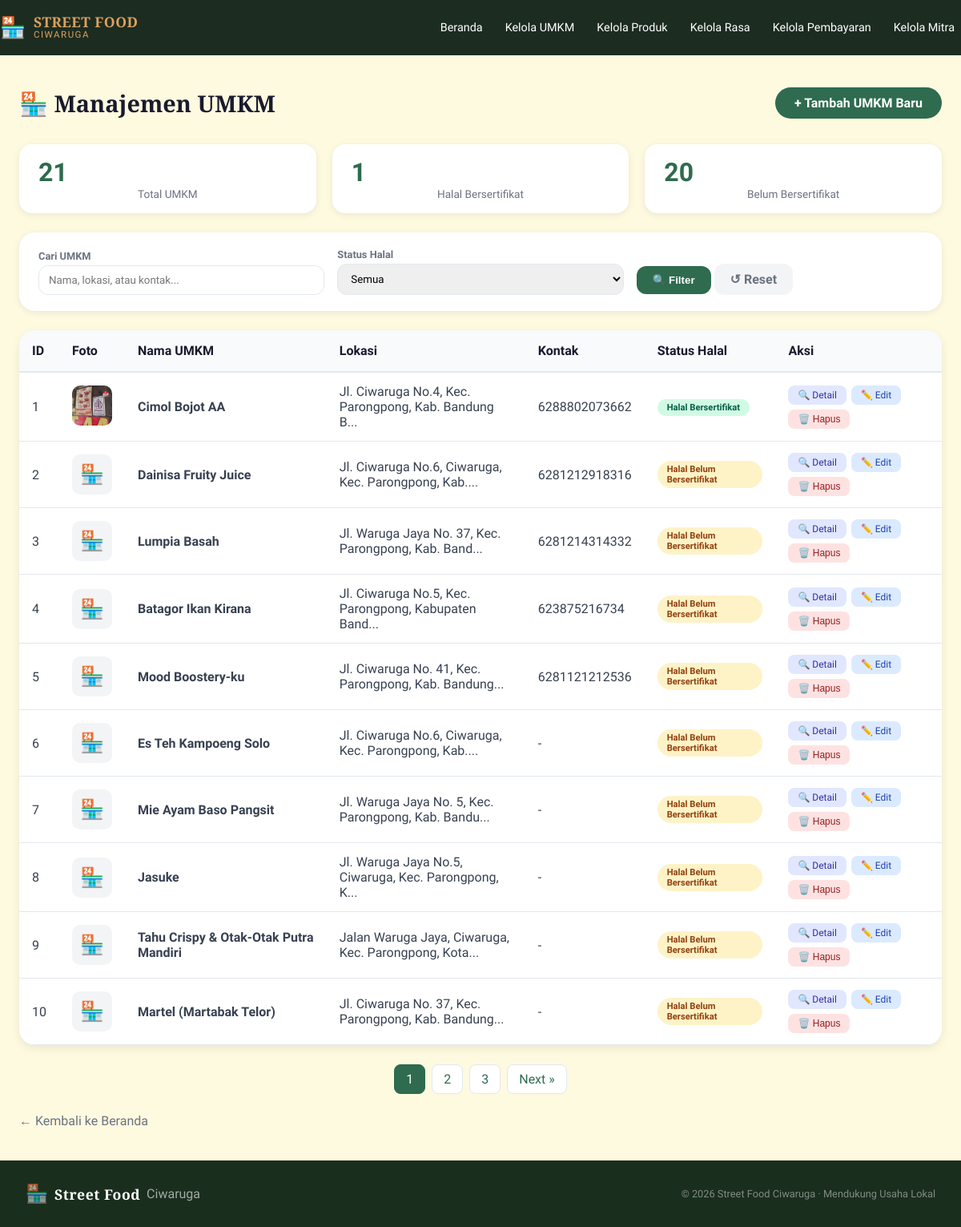
/umkm.php, run on an earlier commit of the app's database.
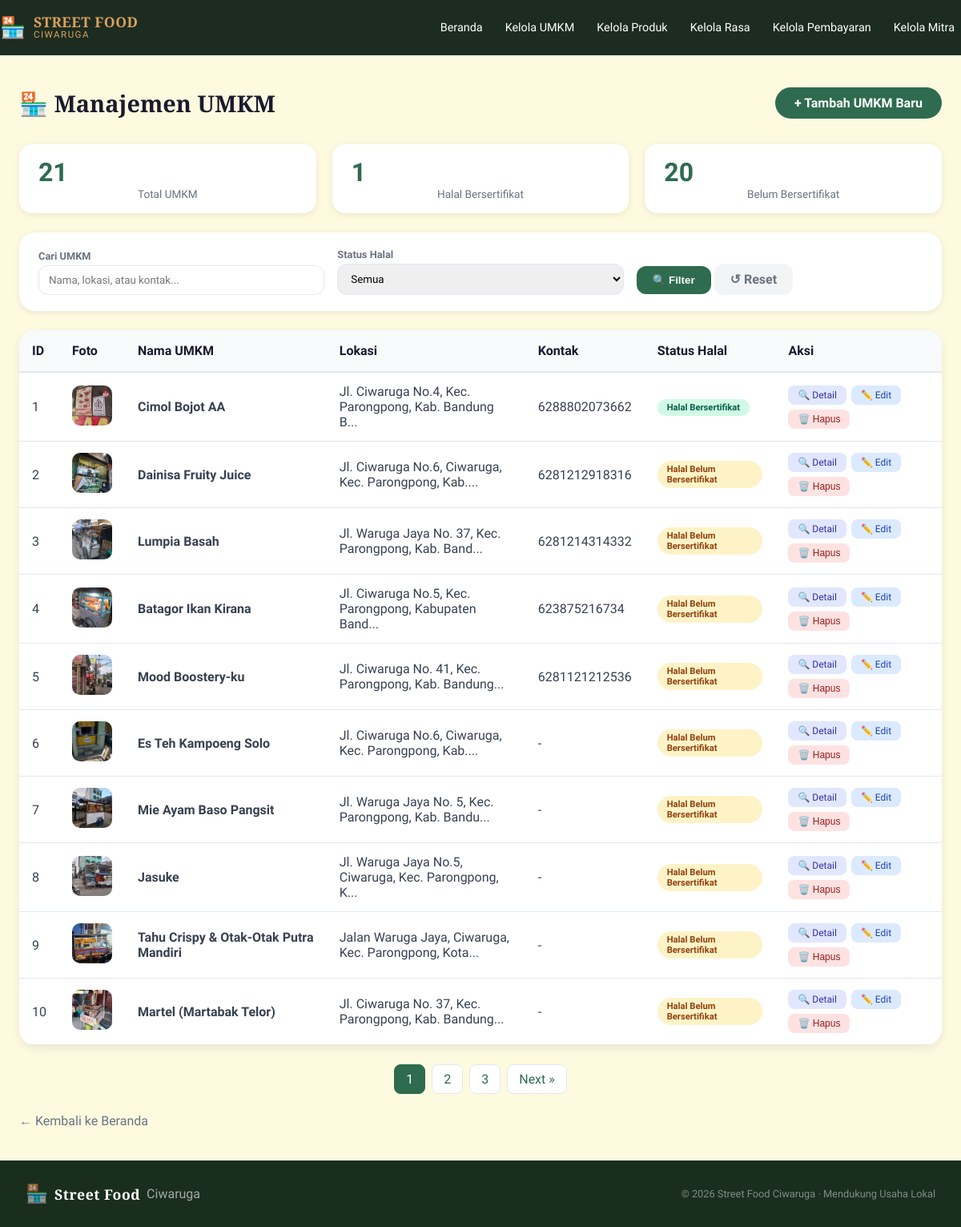
And on a later commit of the database.
### tables this page shows
CREATE TABLE `umkm` (
  `id_umkm` int(11) NOT NULL,
  `nama_umkm` varchar(100) NOT NULL,
  `lokasi` text NOT NULL,
  `foto` varchar(255) DEFAULT NULL,
  `nomor_kontak` varchar(20) DEFAULT NULL,
  `status_halal` enum('Halal Bersertifikat','Halal Belum Bersertifikat','Non-Halal') NOT NULL,
  `no_sertifikat` varchar(100) DEFAULT NULL,
  `lembaga_penerbit` varchar(100) DEFAULT NULL,
  `tanggal_terbit` date DEFAULT NULL
);

### umkm.php (the view, shortened to what the changed rows need)
<?php
require_once 'koneksi.php';
$limit = 10;
$page = isset($_GET['page']) ? (int)$_GET['page'] : 1;
$offset = ($page - 1) * $limit;
$where = [];
$where_clause = $where ? "WHERE " . implode(" AND ", $where) : "";
$query = "SELECT * FROM umkm $where_clause ORDER BY id_umkm ASC LIMIT $offset, $limit";
$result = mysqli_query($koneksi, $query);
?>
<!DOCTYPE html>
<html lang="id">
<head>
  <link rel="stylesheet" href="style.css">
</head>
<body>
  <div class="admin-container">
    <div class="admin-header">
      <h1>🏪 Manajemen UMKM</h1>
    </div>
    <div class="umkm-table">
      <table>
        <thead>
          <tr>
            <th>ID</th>
            <th>Foto</th>
            <th>Nama UMKM</th>
            <th>Lokasi</th>
            <th>Kontak</th>
            <th>Status Halal</th>
            <th>Aksi</th>
          </tr>
        </thead>
        <tbody>
          <?php if (mysqli_num_rows($result) > 0): ?>
          <?php while ($row = mysqli_fetch_assoc($result)): ?>
          <tr>
            <td><?= $row['id_umkm'] ?></td>
            <td>
              <?php if ($row['foto'] && file_exists($row['foto'])): ?>
              <img src="<?= htmlspecialchars($row['foto']) ?>" class="foto-preview" alt="Foto">
              <?php else: ?>
              <div class="no-foto">🏪</div>
              <?php endif; ?>
            </td>
            <td><strong><?= htmlspecialchars($row['nama_umkm']) ?></strong></td>
            <td style="max-width: 300px;"><?= htmlspecialchars(substr($row['lokasi'], 0, 50)) ?>...</td>
            <td><?= htmlspecialchars($row['nomor_kontak'] ?: '-') ?></td>
            <td>
              <?php
                                    $status_class = '';
                                    if ($row['status_halal'] == 'Halal Bersertifikat') {
                                        $status_class = 'status-bersertifikat';
                                    } elseif ($row['status_halal'] == 'Halal Belum Bersertifikat') {
                                        $status_class = 'status-belum';
                                    } else {
                                        $status_class = 'status-non';
                                    }
                                    ?>
              <span class="status-halal <?= $status_class ?>">
                <?= htmlspecialchars($row['status_halal']) ?>
              </span>
            </td>
            <td>
              <div class="action-buttons">
                <a href="detail_umkm.php?id=<?= $row['id_umkm'] ?>" class="btn-detail">🔍 Detail</a>
                <a href="edit_umkm.php?id=<?= $row['id_umkm'] ?>" class="btn-edit">✏️ Edit</a>
                <button onclick="confirmDelete(<?= $row['id_umkm'] ?>, '<?= htmlspecialchars($row['nama_umkm']) ?>')"
                  class="btn-delete">🗑️ Hapus</button>
              </div>
            </td>
          </tr>
          <?php endwhile; ?>
          <?php endif; ?>
        </tbody>
      </table>
    </div>
  </div>
</body>
</html>

What changed in the data, as far as the page shows it:
changed umkm "Dainisa Fruity Juice": foto: picture added; no longer shows "🏪"
changed umkm "Lumpia Basah": foto: picture added; no longer shows "🏪"
changed umkm "Batagor Ikan Kirana": foto: picture added; no longer shows "🏪"
changed umkm "Mood Boostery-ku": foto: picture added; no longer shows "🏪"
changed umkm "Es Teh Kampoeng Solo": foto: picture added; no longer shows "🏪"
changed umkm "Mie Ayam Baso Pangsit": foto: picture added; no longer shows "🏪"
changed umkm "Jasuke": foto: picture added; no longer shows "🏪"
changed umkm "Tahu Crispy & Otak-Otak Putra Mandiri": foto: picture added; no longer shows "🏪"
changed umkm "Martel (Martabak Telor)": foto: picture added; no longer shows "🏪"
